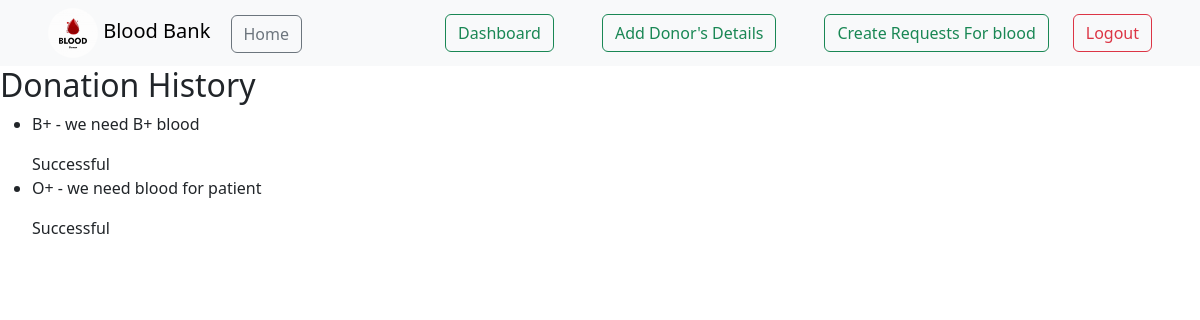
/blood/donation-history/ (signed in), run on an earlier commit of the app's database.
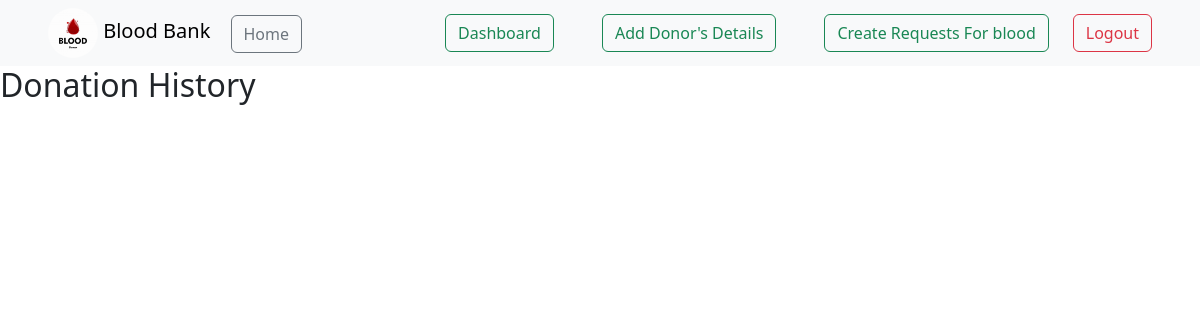
And on a later commit of the database.
### blood/models.py (models this page shows, shortened)
class DonationHistory(models.Model):
    donor = models.ForeignKey(User, on_delete=models.CASCADE, related_name='donations_made')
    recipient = models.ForeignKey(User, on_delete=models.CASCADE, related_name='donations_received')
    event = models.ForeignKey(DonationEvent, on_delete=models.CASCADE,null=True, blank=True)
    donation_date = models.DateTimeField(auto_now_add=True)
    canceled = models.BooleanField(default=False)
    successful = models.BooleanField(default=False)

class DonationEvent(models.Model):
    creator = models.ForeignKey(User, on_delete=models.CASCADE, related_name='created_events')
    bloodgroup = models.CharField(max_length=5, null=True, blank=True, choices=[('O+', 'O+'), ('O-', 'O-'), ('A+', 'A+'), ('A-', 'A-'), ('B+', 'B+'), ('B-', 'B-'), ('AB+', 'AB+'), ('AB-', 'AB-')])
    details = models.TextField(null=True, blank=True)
    acceptors = models.ManyToManyField(User, related_name='accepted_events', blank=True)
    is_get_blood= models.BooleanField(default=False, blank=True)

### blood/views.py (the view)
# urls.py: path('donation-history/', donation_history, name='donation_history'),
@login_required
def donation_history(request):
    donation_history = DonationHistory.objects.filter(donor=request.user)
    return render(request, 'donation_history.html', {'donation_history': donation_history})

### blood/templates/donation_history.html (shortened to what this page needs)
{% extends 'base.html' %} {% block content %}
<h2>Donation History</h2>
<ul>
  {% for history in donation_history %}
  <li>
    {{ history.event.bloodgroup }} - {{ history.event.details }}
    {% if history.successful %}Successful{% else %}Cancelled{% endif %}
  </li>
  {% endfor %}
</ul>
{% endblock %}

What changed in the data, as far as the page shows it:
removed DonationHistory: event.bloodgroup "B+", event.details "we need B+ blood", successful "Successful"
removed DonationHistory: event.bloodgroup "O+", event.details "we need blood for patient", successful "Successful"
